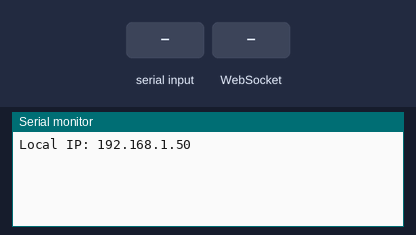
A program run on a simulated ESP8266 (NodeMCU). Shown: the last lines printed to the serial monitor. Inputs (shaded band) come from the test bench.

Above: at 6.7 s.
6.8 s: "1" received over Serial
At 7.3 s:
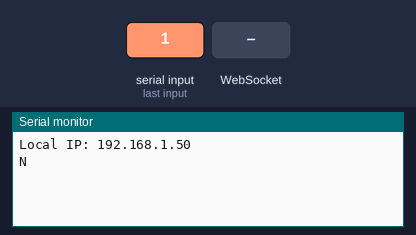
8.5 s: WebSocket text "1" received
At 9.8 s:
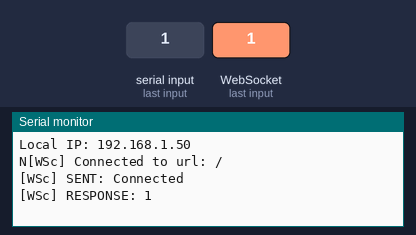

Measured:
- after the input at 6.8 s, the serial monitor: prints a new line after 0.20 s (image 1)
- after the input at 8.5 s, the serial monitor: prints a new line at once (image 2)

The program:

main.cpp
```cpp
#include <ESP8266WiFi.h>
#include <WifiHandler.h>
#include <WebSocketHandler.h>
#include <TaskManager.h>
#include <Protocol.h>

#define BAUD_RATE 115200

#define DEBUG_SERIAL Serial
#define DEBUG_ENABLED false

#define DEBUG_PRINT(...) \
  if (DEBUG_ENABLED)     \
  DEBUG_SERIAL.printf(__VA_ARGS__)
#define DEBUG_PRINTLN(...) \
  if (DEBUG_ENABLED)       \
  DEBUG_SERIAL.println(__VA_ARGS__)

WifiHandler wifiHandler;
TaskManager *taskManager;
WebSocketHandler *webSocketHandler;
Protocol *protocol;

void setup()
{
  DEBUG_SERIAL.begin(BAUD_RATE);

  //  DEBUG_SERIAL.setDebugOutput(true);

  DEBUG_PRINTLN();
  DEBUG_PRINTLN();
  DEBUG_PRINTLN();

  for (uint8_t t = 4; t > 0; t--)
  {
    DEBUG_PRINT("[SETUP] BOOT WAIT %d...\n", t);
    DEBUG_SERIAL.flush();
    delay(1000);
  }

  taskManager = &TaskManager::getInstance();
  protocol = &Protocol::getInstance();

  wifiHandler.setupWiFi();

  webSocketHandler = &WebSocketHandler::getInstance();
}

void loop()
{
  taskManager->execute();
}
```
